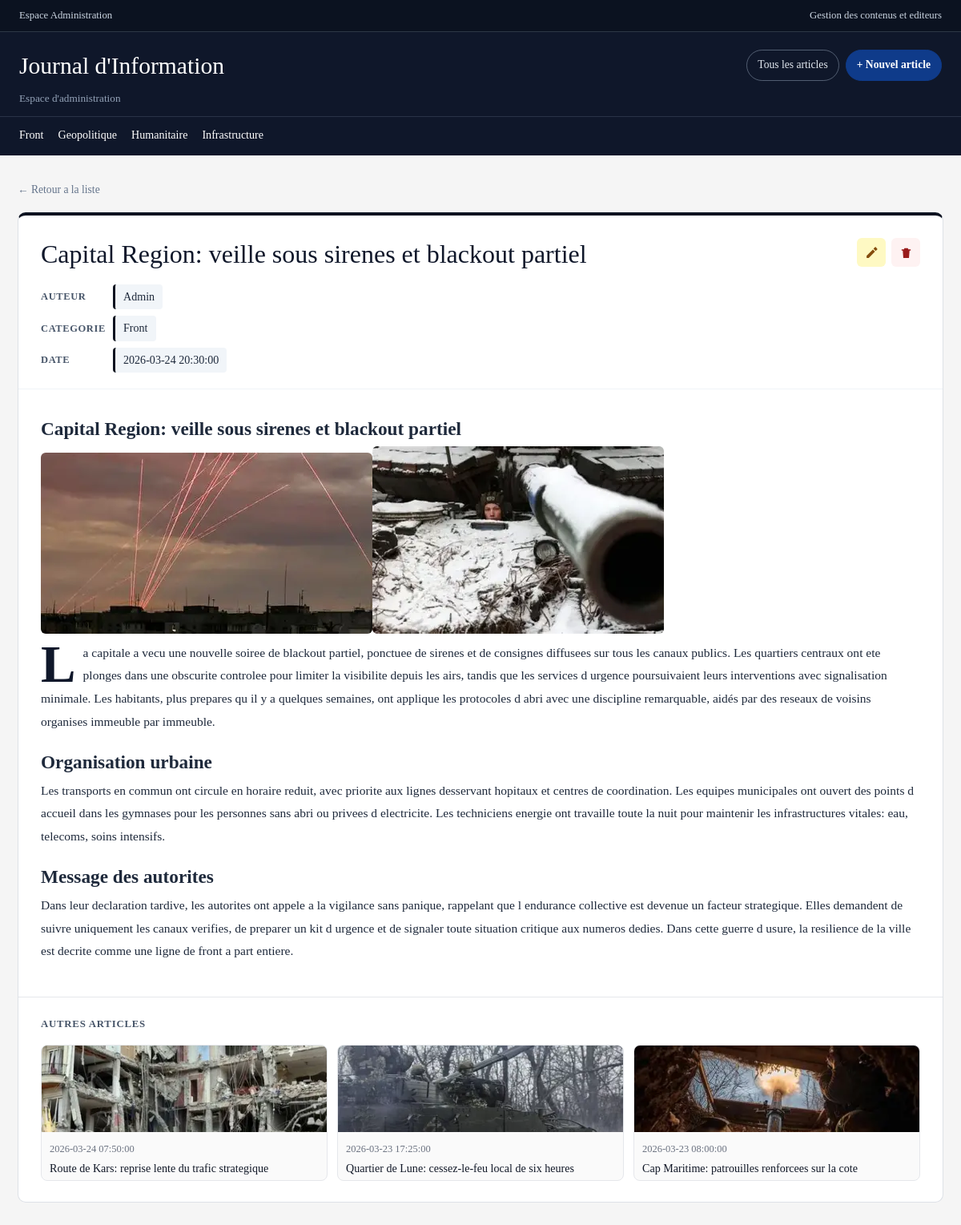
The page /simple-php-login/pages/article.php?id=10 (signed in) on the database its author committed.
### tables this page shows
CREATE TABLE journal_categories (
    id_categorie INT AUTO_INCREMENT PRIMARY KEY,
    nom_categorie VARCHAR(100) NOT NULL UNIQUE
);

CREATE TABLE journal_info (
    id INT AUTO_INCREMENT PRIMARY KEY,
    id_admin INT NOT NULL,
    id_categorie INT NOT NULL DEFAULT 1,
    titre VARCHAR(255) NOT NULL,
    date DATETIME NOT NULL,
    details TEXT NOT NULL,
    CONSTRAINT fk_journal_info_admin FOREIGN KEY (id_admin) REFERENCES journal_user(id_user),
    CONSTRAINT fk_journal_info_categorie FOREIGN KEY (id_categorie) REFERENCES journal_categories(id_categorie)
);

CREATE TABLE journal_user (
    id_user INT AUTO_INCREMENT PRIMARY KEY,
    nom VARCHAR(100) NOT NULL,
    mdp VARCHAR(255) NOT NULL,
    mail VARCHAR(100) NOT NULL UNIQUE,
    is_admin BOOLEAN NOT NULL DEFAULT FALSE
);

### simple-php-login/pages/article.php (the view, shortened to what this page needs)
<?php
$articleId = max(0, (int) ($_GET['id'] ?? 0));
$article = null;
$categories = [];
$relatedArticles = [];
function normalize_image_src(string $src): string
{
    $src = trim($src);
    if (strpos($src, '/uploads/') === 0) {
        return str_replace('/uploads/', '/simple-php-login/uploads/', $src);
    }
    return $src;
}
function extract_first_image_from_details(string $details): string
{
    if (preg_match('/src=["\']([^"\']+)["\']/i', $details, $match) === 1) {
        return normalize_image_src((string) $match[1]);
    }
    return '';
}
try {
    $pdo = db_connect();
    $catStmt = $pdo->query('SELECT id_categorie, nom_categorie FROM journal_categories ORDER BY nom_categorie ASC');
    $categories = $catStmt->fetchAll();
    $stmt = $pdo->prepare('SELECT ji.*, ju.nom AS admin_nom, jc.nom_categorie FROM journal_info ji LEFT JOIN journal_user ju ON ji.id_admin = ju.id_user LEFT JOIN journal_categories jc ON ji.id_categorie = jc.id_categorie WHERE ji.id = :id LIMIT 1');
    $stmt->bindValue(':id', $articleId, PDO::PARAM_INT);
    $stmt->execute();
    $article = $stmt->fetch();
    $relatedStmt = $pdo->prepare('SELECT id, titre, date, details FROM journal_info WHERE id <> :id AND details LIKE :withImage ORDER BY date DESC LIMIT 3');
    $relatedStmt->bindValue(':id', $articleId, PDO::PARAM_INT);
    $relatedStmt->bindValue(':withImage', '%src=%');
    $relatedStmt->execute();
    $relatedRows = $relatedStmt->fetchAll();
    foreach ($relatedRows as $row) {
        $firstImage = extract_first_image_from_details((string) ($row['details'] ?? ''));
        $row['first_image'] = $firstImage;
        $relatedArticles[] = $row;
    }
} catch (Throwable $e) {
    $dbError = 'Erreur de connexion a la base de donnees.';
}
$articleDetailsHtml = '';
if (is_array($article) && isset($article['details'])) {
    $articleDetailsHtml = (string) $article['details'];
    $articleDetailsHtml = preg_replace_callback(
        '/(<img[^>]+src=["\'])([^"\']+)(["\'])/i',
        static function (array $matches): string {
            return $matches[1] . normalize_image_src((string) $matches[2]) . $matches[3];
        },
        $articleDetailsHtml
    ) ?? $articleDetailsHtml;
}
?>
<!DOCTYPE html>
<html lang="fr">
<head>
</head>
<body>
    <header class="site-header">
        <div class="header-top">
            <span>Espace Administration</span>
            <span>Gestion des contenus et editeurs</span>
        </div>
        <div class="header-main">
            <div>
                <a href="index.php?q=&category=0" class="brand-link">Journal d'Information</a>
                <p class="brand-tagline">Espace d'administration</p>
            </div>
            <div class="header-actions">
                <a href="index.php?q=&category=0" class="header-chip">Tous les articles</a>
                <a href="create.php" class="header-chip header-chip-primary">+ Nouvel article</a>
            </div>
        </div>
        <div class="header-categories">
            <?php foreach ($categories as $headerCategory): ?>
                <a href="index.php?q=&category=<?= (int) $headerCategory['id_categorie'] ?>" class="category-link">
                    <?= htmlspecialchars((string) $headerCategory['nom_categorie'], ENT_QUOTES, 'UTF-8') ?>
                </a>
            <?php endforeach; ?>
        </div>
    </header>
    <main>
        <a href="index.php?q=&category=0" class="back-link">&larr; Retour a la liste</a>
        <?php if ($article): ?>
            <article class="article-card">
                <div class="article-header">
                    <div>
                        <h1><?= htmlspecialchars((string) $article['titre'], ENT_QUOTES, 'UTF-8') ?></h1>
                        <div class="article-meta-list">
                            <div class="meta-item">
                                <span class="meta-label">Auteur</span>
                                <span class="meta-value"><?= htmlspecialchars((string) ($article['admin_nom'] ?? ('Admin #' . $article['id_admin'])), ENT_QUOTES, 'UTF-8') ?></span>
                            </div>
                            <div class="meta-item">
                                <span class="meta-label">Categorie</span>
                                <span class="meta-value"><?= htmlspecialchars((string) ($article['nom_categorie'] ?? 'Non classe'), ENT_QUOTES, 'UTF-8') ?></span>
                            </div>
                            <div class="meta-item">
                                <span class="meta-label">Date</span>
                                <span class="meta-value"><?= htmlspecialchars((string) $article['date'], ENT_QUOTES, 'UTF-8') ?></span>
                            </div>
                        </div>
                    </div>
                    <div class="article-actions-top">
                        <a href="edit.php?id=<?= (int) $article['id'] ?>" class="btn-icon btn-warning" title="Modifier" aria-label="Modifier">
                            <svg viewBox="0 0 24 24" aria-hidden="true"><path d="M3 17.25V21h3.75L17.81 9.94l-3.75-3.75L3 17.25zm18.71-11.04a1 1 0 0 0 0-1.42l-2.5-2.5a1 1 0 0 0-1.42 0L15.13 4.95l3.75 3.75 2.83-2.49z"/></svg>
                        </a>
                        <a href="delete.php?id=<?= (int) $article['id'] ?>" class="btn-icon btn-danger" title="Supprimer" aria-label="Supprimer" onclick="return confirm('Etes-vous sur de vouloir supprimer cet article ?')">
                            <svg viewBox="0 0 24 24" aria-hidden="true"><path d="M6 7h12l-1 14H7L6 7zm3-3h6l1 2h4v2H4V6h4l1-2z"/></svg>
                        </a>
                    </div>
                </div>
                <div class="article-content">
                    <?= $articleDetailsHtml ?>
                </div>
                <?php if (!empty($relatedArticles)): ?>
                    <div class="related-section">
                        <p class="related-title">Autres articles</p>
                        <div class="related-grid">
                            <?php foreach ($relatedArticles as $related): ?>
                                <article class="related-card">
                                    <a href="article.php?id=<?= (int) $related['id'] ?>" class="related-link">
                                        <img src="<?= htmlspecialchars((string) $related['first_image'], ENT_QUOTES, 'UTF-8') ?>" alt="Apercu article" class="related-thumb">
                                        <div class="related-body">
                                            <p class="related-date"><?= htmlspecialchars((string) ($related['date'] ?? ''), ENT_QUOTES, 'UTF-8') ?></p>
                                            <p class="related-name"><?= htmlspecialchars((string) ($related['titre'] ?? ''), ENT_QUOTES, 'UTF-8') ?></p>
                                        </div>
                                    </a>
                                </article>
                            <?php endforeach; ?>
                        </div>
                    </div>
                <?php endif; ?>
            </article>
        <?php endif; ?>
    </main>
</body>
</html>

### simple-php-login/pages/article.php (style rules this page uses)
* { margin: 0; padding: 0; box-sizing: border-box; }
body { font-family: "Merriweather", Georgia, serif; line-height: 1.8; color: #333; background-color: #f5f5f5; }
.site-header { background: #0f172a; color: #f8fafc; }
.header-top { background: #0b1220; border-bottom: 1px solid rgba(148,163,184,0.25); padding: 8px 24px; font-size: 0.8rem; color: #cbd5e1; display: flex; justify-content: space-between; }
.header-main { max-width: 1200px; margin: 0 auto; padding: 16px 24px 0; display: flex; justify-content: space-between; align-items: flex-start; flex-wrap: wrap; gap: 12px; }
.brand-link { font-family: "Playfair Display", "Times New Roman", serif; font-size: 1.85rem; color: #fff; font-weight: 400; text-decoration: none; display: block; }
.brand-tagline { font-size: 0.83rem; color: #94a3b8; margin-top: 2px; }
.header-actions { display: flex; gap: 8px; align-items: center; padding-top: 6px; }
.header-chip { border: 1px solid rgba(148,163,184,0.5); color: #e2e8f0; text-decoration: none; padding: 6px 13px; border-radius: 999px; font-size: 0.85rem; transition: background 0.2s; }
.header-chip-primary { background: #0f3b8a; color: #fff; border-color: #0f3b8a; font-weight: 600; }
.header-categories { max-width: 1200px; margin: 10px auto 0; padding: 10px 24px 12px; display: flex; gap: 18px; flex-wrap: wrap; border-top: 1px solid rgba(148,163,184,0.2); }
.category-link { color: #fff; text-decoration: none; font-size: 0.88rem; font-weight: 500; transition: color 0.2s; }
main { max-width: 1200px; margin: 28px auto; padding: 0 22px 48px; }
.back-link { display: inline-block; color: #64748b; font-size: 0.85rem; text-decoration: none; margin-bottom: 16px; transition: color 0.2s; }
.article-card { background: #fff; border: 1px solid #dde1e7; border-radius: 10px; border-top: 4px solid #0b1220; overflow: hidden; }
.article-header { display: grid; grid-template-columns: 1fr auto; gap: 20px; align-items: start; padding: 28px 28px 20px; border-bottom: 1px solid #f0f4f8; }
.article-header h1 { font-family: "Playfair Display", "Times New Roman", serif; font-size: 2rem; font-weight: 400; color: #0f172a; line-height: 1.25; margin-bottom: 18px; }
.article-meta-list { display: flex; flex-direction: column; gap: 8px; }
.meta-item { display: flex; align-items: center; gap: 8px; font-size: 0.88rem; }
.meta-label { font-weight: 600; color: #475569; min-width: 82px; font-size: 0.78rem; text-transform: uppercase; letter-spacing: 0.05em; }
.meta-value { color: #1e293b; padding: 3px 10px; background: #f1f5f9; border-radius: 4px; border-left: 3px solid #0b1220; font-size: 0.88rem; }
.article-actions-top { display: flex; gap: 7px; }
.btn-icon { width: 36px; height: 36px; display: inline-flex; align-items: center; justify-content: center; border-radius: 6px; border: none; cursor: pointer; text-decoration: none; }
.btn-icon svg { width: 17px; height: 17px; fill: currentColor; }
.btn-warning { background: #fef9c3; color: #854d0e; }
.btn-danger { background: #fef2f2; color: #991b1b; }
.article-content { padding: 28px; font-size: 0.97rem; line-height: 1.85; color: #1e293b; }
.article-content p { margin-bottom: 14px; }
.article-content p:first-of-type::first-letter { float: left; font-family: "Playfair Display", "Times New Roman", serif; font-size: 4.2em; line-height: 0.82; margin: 0.03em 0.14em 0 0; font-weight: 700; color: #0f172a; text-transform: uppercase; }
.article-content img { max-width: 100%; border-radius: 6px; }
.related-section { border-top: 1px solid #e5e7eb; padding: 22px 28px 26px; }
.related-title { font-size: 0.8rem; font-weight: 600; color: #475569; text-transform: uppercase; letter-spacing: 0.06em; margin-bottom: 14px; }
.related-grid { display: grid; grid-template-columns: repeat(3, minmax(0, 1fr)); gap: 12px; }
.related-card { border: 1px solid #e5e7eb; border-radius: 8px; overflow: hidden; background: #fafafa; }
.related-link { display: block; text-decoration: none; color: inherit; }
.related-thumb { width: 100%; height: 108px; object-fit: cover; display: block; background: #e2e8f0; }
.related-body { padding: 10px 10px 4px; }
.related-date { font-size: 0.78rem; color: #6b7280; margin-bottom: 4px; }
.related-name { font-size: 0.88rem; color: #111827; line-height: 1.4; }

### rows shown on the page
journal_categories: nom_categorie "Front"
journal_categories: nom_categorie "Geopolitique"
journal_categories: nom_categorie "Humanitaire"
journal_categories: nom_categorie "Infrastructure"
journal_info: titre "Capital Region: veille sous sirenes et blackout partiel", id_admin.nom "Admin", id_categorie.nom_categorie "Front", date "2026-03-24 20:30:00"
journal_info: shows a picture, date "2026-03-24 07:50:00", titre "Route de Kars: reprise lente du trafic strategique"
journal_info: shows a picture, date "2026-03-23 17:25:00", titre "Quartier de Lune: cessez-le-feu local de six heures"
journal_info: shows a picture, date "2026-03-23 08:00:00", titre "Cap Maritime: patrouilles renforcees sur la cote"
